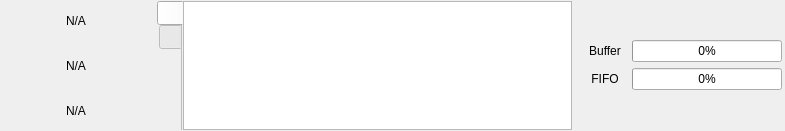
<?xml version="1.0" encoding="UTF-8"?>
<ui version="4.0">
 <class>extraWidget</class>
 <widget class="QWidget" name="extraWidget">
  <property name="geometry">
   <rect>
    <x>0</x>
    <y>0</y>
    <width>785</width>
    <height>131</height>
   </rect>
  </property>
  <property name="windowTitle">
   <string>Form</string>
  </property>
  <layout class="QHBoxLayout" name="horizontalLayout">
   <property name="margin">
    <number>1</number>
   </property>
   <item>
    <layout class="QGridLayout" name="gridLayout">
     <property name="horizontalSpacing">
      <number>0</number>
     </property>
     <property name="leftMargin">
      <number>0</number>
     </property>
     <item row="0" column="0">
      <widget class="QLabel" name="time_label">
       <property name="minimumSize">
        <size>
         <width>150</width>
         <height>0</height>
        </size>
       </property>
       <property name="maximumSize">
        <size>
         <width>150</width>
         <height>16777215</height>
        </size>
       </property>
       <property name="text">
        <string>N/A</string>
       </property>
       <property name="alignment">
        <set>Qt::AlignCenter</set>
       </property>
      </widget>
     </item>
     <item row="1" column="0">
      <widget class="QLabel" name="size_label">
       <property name="minimumSize">
        <size>
         <width>150</width>
         <height>0</height>
        </size>
       </property>
       <property name="maximumSize">
        <size>
         <width>150</width>
         <height>16777215</height>
        </size>
       </property>
       <property name="text">
        <string>N/A</string>
       </property>
       <property name="alignment">
        <set>Qt::AlignCenter</set>
       </property>
      </widget>
     </item>
     <item row="2" column="0">
      <widget class="QLabel" name="speed_label">
       <property name="minimumSize">
        <size>
         <width>150</width>
         <height>0</height>
        </size>
       </property>
       <property name="maximumSize">
        <size>
         <width>150</width>
         <height>16777215</height>
        </size>
       </property>
       <property name="text">
        <string>N/A</string>
       </property>
       <property name="alignment">
        <set>Qt::AlignCenter</set>
       </property>
      </widget>
     </item>
    </layout>
   </item>
   <item>
    <widget class="QTabWidget" name="tabWidget">
     <property name="tabPosition">
      <enum>QTabWidget::West</enum>
     </property>
     <property name="currentIndex">
      <number>0</number>
     </property>
     <property name="usesScrollButtons">
      <bool>false</bool>
     </property>
     <property name="documentMode">
      <bool>true</bool>
     </property>
     <widget class="QWidget" name="Itemic">
      <attribute name="title">
       <string/>
      </attribute>
      <layout class="QVBoxLayout" name="verticalLayout_2">
       <property name="spacing">
        <number>0</number>
       </property>
       <property name="margin">
        <number>0</number>
       </property>
       <item>
        <widget class="QListWidget" name="itemic_log_list">
         <property name="focusPolicy">
          <enum>Qt::NoFocus</enum>
         </property>
         <property name="horizontalScrollBarPolicy">
          <enum>Qt::ScrollBarAlwaysOff</enum>
         </property>
         <property name="editTriggers">
          <set>QAbstractItemView::NoEditTriggers</set>
         </property>
         <property name="selectionMode">
          <enum>QAbstractItemView::NoSelection</enum>
         </property>
        </widget>
       </item>
      </layout>
     </widget>
     <widget class="QWidget" name="Text">
      <attribute name="title">
       <string/>
      </attribute>
      <layout class="QVBoxLayout" name="verticalLayout">
       <property name="spacing">
        <number>0</number>
       </property>
       <property name="margin">
        <number>0</number>
       </property>
       <item>
        <widget class="QTextBrowser" name="log_text">
         <property name="focusPolicy">
          <enum>Qt::NoFocus</enum>
         </property>
        </widget>
       </item>
      </layout>
     </widget>
    </widget>
   </item>
   <item>
    <widget class="QFrame" name="frame">
     <property name="maximumSize">
      <size>
       <width>206</width>
       <height>16777215</height>
      </size>
     </property>
     <property name="frameShape">
      <enum>QFrame::NoFrame</enum>
     </property>
     <property name="frameShadow">
      <enum>QFrame::Plain</enum>
     </property>
     <layout class="QGridLayout" name="gridLayout_2">
      <property name="horizontalSpacing">
       <number>0</number>
      </property>
      <property name="verticalSpacing">
       <number>6</number>
      </property>
      <property name="margin">
       <number>0</number>
      </property>
      <item row="2" column="1">
       <widget class="QProgressBar" name="fifo_progressBar">
        <property name="minimumSize">
         <size>
          <width>150</width>
          <height>0</height>
         </size>
        </property>
        <property name="maximumSize">
         <size>
          <width>150</width>
          <height>16777215</height>
         </size>
        </property>
        <property name="value">
         <number>0</number>
        </property>
       </widget>
      </item>
      <item row="1" column="1">
       <widget class="QProgressBar" name="buffer_progressBar">
        <property name="minimumSize">
         <size>
          <width>150</width>
          <height>0</height>
         </size>
        </property>
        <property name="maximumSize">
         <size>
          <width>150</width>
          <height>16777215</height>
         </size>
        </property>
        <property name="value">
         <number>0</number>
        </property>
       </widget>
      </item>
      <item row="1" column="0">
       <widget class="QLabel" name="buffer_label">
        <property name="minimumSize">
         <size>
          <width>50</width>
          <height>0</height>
         </size>
        </property>
        <property name="maximumSize">
         <size>
          <width>50</width>
          <height>16777215</height>
         </size>
        </property>
        <property name="text">
         <string>Buffer</string>
        </property>
        <property name="alignment">
         <set>Qt::AlignCenter</set>
        </property>
       </widget>
      </item>
      <item row="2" column="0">
       <widget class="QLabel" name="fifo_label">
        <property name="minimumSize">
         <size>
          <width>50</width>
          <height>0</height>
         </size>
        </property>
        <property name="maximumSize">
         <size>
          <width>50</width>
          <height>16777215</height>
         </size>
        </property>
        <property name="text">
         <string>FIFO</string>
        </property>
        <property name="alignment">
         <set>Qt::AlignCenter</set>
        </property>
       </widget>
      </item>
      <item row="3" column="1">
       <spacer name="verticalSpacer">
        <property name="orientation">
         <enum>Qt::Vertical</enum>
        </property>
        <property name="sizeHint" stdset="0">
         <size>
          <width>20</width>
          <height>40</height>
         </size>
        </property>
       </spacer>
      </item>
      <item row="0" column="1">
       <spacer name="verticalSpacer_2">
        <property name="orientation">
         <enum>Qt::Vertical</enum>
        </property>
        <property name="sizeHint" stdset="0">
         <size>
          <width>20</width>
          <height>40</height>
         </size>
        </property>
       </spacer>
      </item>
     </layout>
    </widget>
   </item>
  </layout>
 </widget>
 <resources/>
 <connections/>
</ui>
